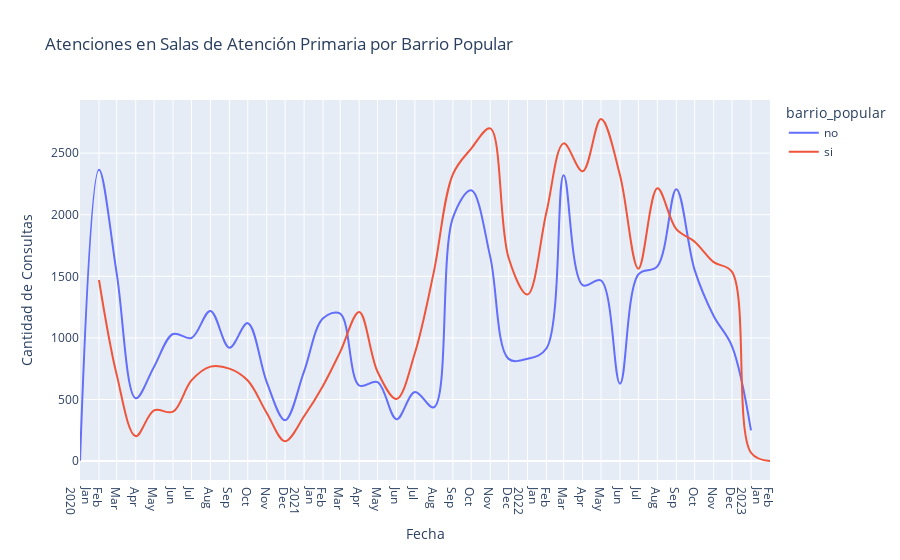

Notebook code for this chart:
### Code cell
# Agrupa por 'barrio_popular' y mes y suma las 'consulta_cantidad'
resultado = df.groupby([df['fecha'].dt.to_period('M'), 'barrio_popular'])['consulta_cantidad'].sum().reset_index()

# Convertir 'fecha' de nuevo a datetime
resultado['fecha'] = resultado['fecha'].dt.to_timestamp()

# Crear un gráfico de líneas
fig = px.line(
    resultado,
    x='fecha',
    y='consulta_cantidad',
    color='barrio_popular',
    title='Atenciones en Salas de Atención Primaria por Barrio Popular',
    labels={'consulta_cantidad': 'Cantidad de Consultas', 'fecha': 'Fecha'},
    # Comentar o eliminar la siguiente línea para tener fondo blanco
    # template='plotly_dark'
)

# Configurando el eje X para que muestre un tick para cada mes
fig.update_xaxes(
    dtick="M1",  # Cada mes
    tickformat="%b\n%Y"  # Formato "Mes\nAño"
)

# Actualizar las líneas para que sean suaves
fig.update_traces(
    line=dict(shape='spline')  # spline para suavizar la línea
)

# Guardar el gráfico como un archivo HTML
fig.write_html("atenciones_por_barrio_popular.html")

fig

### Figure 1 — Plotly figure (JSON) as saved in the notebook; plotly's stock layout.template omitted (floating-point values rounded to 4 significant figures)
{"data": [{"hovertemplate": "barrio_popular=no<br>Fecha=%{x}<br>Cantidad de Consultas=%{y}<extra></extra>", "legendgroup": "no", "line": {"color": "#636efa", "dash": "solid", "shape": "spline"}, "marker": {"symbol": "circle"}, "mode": "lines", "name": "no", "orientation": "v", "showlegend": true, "type": "scatter", "x": ["2020-01-01T00:00:00", "2020-02-01T00:00:00", "2020-03-01T00:00:00", "2020-04-01T00:00:00", "2020-05-01T00:00:00", "2020-06-01T00:00:00", "2020-07-01T00:00:00", "2020-08-01T00:00:00", "2020-09-01T00:00:00", "2020-10-01T00:00:00", "2020-11-01T00:00:00", "2020-12-01T00:00:00", "2021-01-01T00:00:00", "2021-02-01T00:00:00", "2021-03-01T00:00:00", "2021-04-01T00:00:00", "2021-05-01T00:00:00", "2021-06-01T00:00:00", "2021-07-01T00:00:00", "2021-08-01T00:00:00", "2021-09-01T00:00:00", "2021-10-01T00:00:00", "2021-11-01T00:00:00", "2021-12-01T00:00:00", "2022-01-01T00:00:00", "2022-02-01T00:00:00", "2022-03-01T00:00:00", "2022-04-01T00:00:00", "2022-05-01T00:00:00", "2022-06-01T00:00:00", "2022-07-01T00:00:00", "2022-08-01T00:00:00", "2022-09-01T00:00:00", "2022-10-01T00:00:00", "2022-11-01T00:00:00", "2022-12-01T00:00:00", "2023-01-01T00:00:00"], "xaxis": "x", "y": [4, 2365, 1522, 510, 767, 1032, 999, 1219, 921, 1120, 642, 332, 728, 1160, 1198, 614, 642, 340, 561, 437, 1974, 2198, 1660, 830, 831, 916, 2321, 1428, 1466, 629, 1516, 1581, 2207, 1550, 1178, 932, 249], "yaxis": "y"}, {"hovertemplate": "barrio_popular=si<br>Fecha=%{x}<br>Cantidad de Consultas=%{y}<extra></extra>", "legendgroup": "si", "line": {"color": "#EF553B", "dash": "solid", "shape": "spline"}, "marker": {"symbol": "circle"}, "mode": "lines", "name": "si", "orientation": "v", "showlegend": true, "type": "scatter", "x": ["2020-02-01T00:00:00", "2020-03-01T00:00:00", "2020-04-01T00:00:00", "2020-05-01T00:00:00", "2020-06-01T00:00:00", "2020-07-01T00:00:00", "2020-08-01T00:00:00", "2020-09-01T00:00:00", "2020-10-01T00:00:00", "2020-11-01T00:00:00", "2020-12-01T00:00:00", "2021-01-01T00:00:00", "2021-02-01T00:00:00", "2021-03-01T00:00:00", "2021-04-01T00:00:00", "2021-05-01T00:00:00", "2021-06-01T00:00:00", "2021-07-01T00:00:00", "2021-08-01T00:00:00", "2021-09-01T00:00:00", "2021-10-01T00:00:00", "2021-11-01T00:00:00", "2021-12-01T00:00:00", "2022-01-01T00:00:00", "2022-02-01T00:00:00", "2022-03-01T00:00:00", "2022-04-01T00:00:00", "2022-05-01T00:00:00", "2022-06-01T00:00:00", "2022-07-01T00:00:00", "2022-08-01T00:00:00", "2022-09-01T00:00:00", "2022-10-01T00:00:00", "2022-11-01T00:00:00", "2022-12-01T00:00:00", "2023-01-01T00:00:00", "2023-02-01T00:00:00"], "xaxis": "x", "y": [1470, 700, 203, 412, 401, 655, 767, 751, 654, 391, 162, 364, 612, 887, 1210, 725, 504, 878, 1538, 2328, 2537, 2701, 1651, 1352, 2024, 2579, 2352, 2777, 2321, 1562, 2215, 1883, 1781, 1615, 1536, 68, 1], "yaxis": "y"}], "layout": {"legend": {"title": {"text": "barrio_popular"}, "tracegroupgap": 0}, "title": {"text": "Atenciones en Salas de Atención Primaria por Barrio Popular"}, "xaxis": {"anchor": "y", "domain": [0, 1], "dtick": "M1", "tickformat": "%b\n%Y", "title": {"text": "Fecha"}}, "yaxis": {"anchor": "x", "domain": [0, 1], "title": {"text": "Cantidad de Consultas"}}}}
